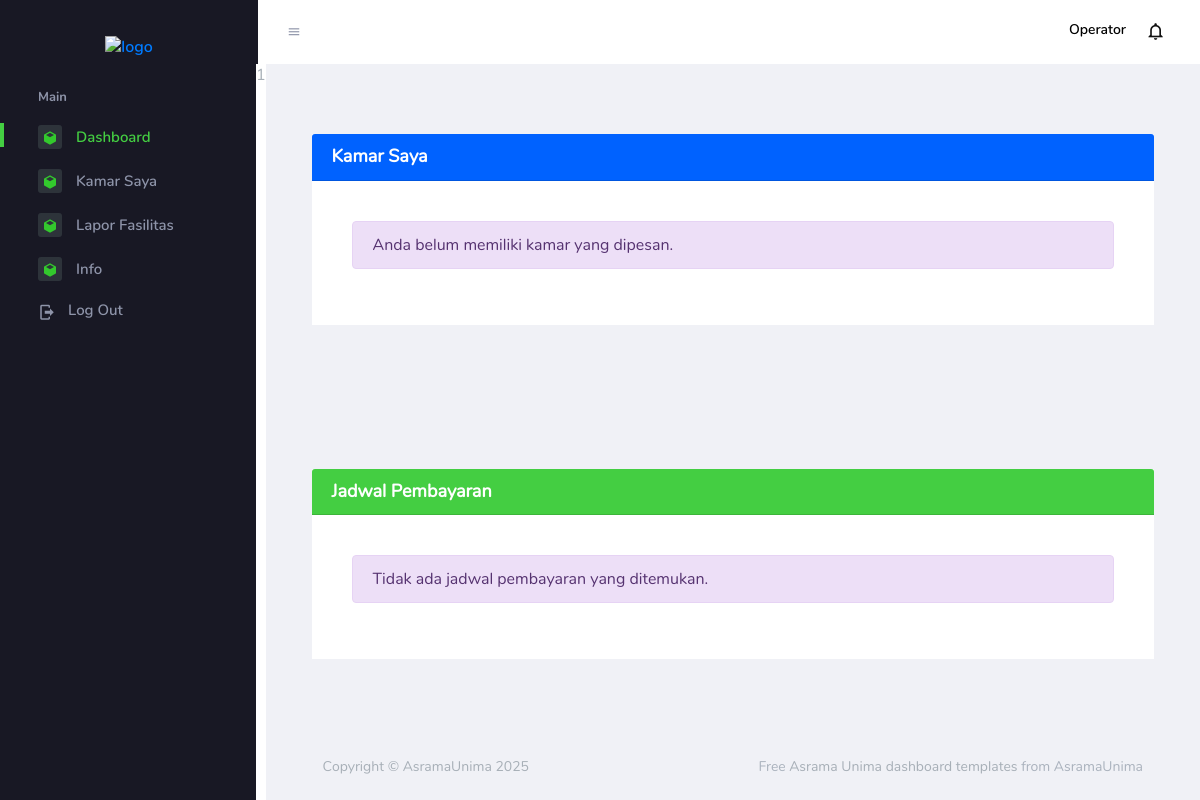
Page /mahasiswa/index.php?q=kamar-saya (signed in) on the earlier database version.
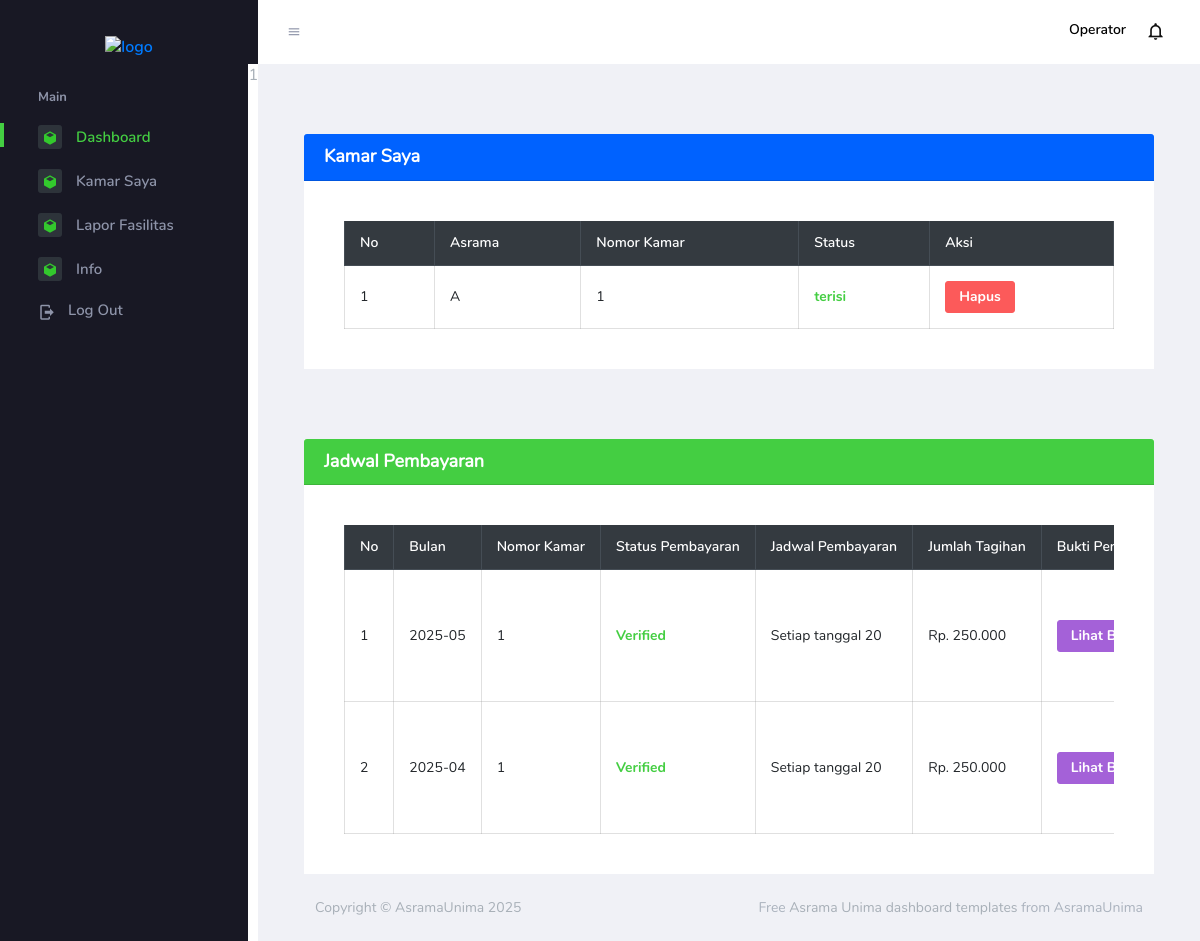
Same page on the later database version.
### tables this page shows
CREATE TABLE IF NOT EXISTS `kamar` (
  `id` int NOT NULL AUTO_INCREMENT,
  `asrama_id` int NOT NULL,
  `nomor_kamar` varchar(10) NOT NULL,
  `status` enum('kosong','terisi','belum bayar') DEFAULT 'kosong',
  `mahasiswa_id` int DEFAULT NULL,
  `kapasitas` int NOT NULL DEFAULT '1',
  `fasilitas` text,
  PRIMARY KEY (`id`),
  KEY `mahasiswa_id` (`mahasiswa_id`),
  KEY `kamar_ibfk_1` (`asrama_id`),
  CONSTRAINT `kamar_ibfk_1` FOREIGN KEY (`asrama_id`) REFERENCES `asrama` (`id`) ON DELETE CASCADE,
  CONSTRAINT `kamar_ibfk_2` FOREIGN KEY (`mahasiswa_id`) REFERENCES `users` (`id`) ON DELETE SET NULL
);

CREATE TABLE IF NOT EXISTS `asrama` (
  `id` int NOT NULL AUTO_INCREMENT,
  `nama` varchar(50) NOT NULL,
  `created_at` timestamp NULL DEFAULT CURRENT_TIMESTAMP,
  `kapasitas` varchar(50) DEFAULT NULL,
  PRIMARY KEY (`id`),
  UNIQUE KEY `nama` (`nama`)
);

CREATE TABLE IF NOT EXISTS `pembayaran` (
  `id` int NOT NULL AUTO_INCREMENT,
  `mahasiswa_id` int NOT NULL,
  `kamar_id` int NOT NULL,
  `bulan` varchar(10) NOT NULL,
  `jumlah` decimal(10,2) NOT NULL DEFAULT '400000.00',
  `status` enum('pending','verified','rejected') DEFAULT 'pending',
  `bukti_pembayaran` text,
  `created_at` timestamp NULL DEFAULT CURRENT_TIMESTAMP,
  `updated_at` timestamp NULL DEFAULT CURRENT_TIMESTAMP ON UPDATE CURRENT_TIMESTAMP,
  `password` varchar(50) DEFAULT NULL,
  PRIMARY KEY (`id`),
  KEY `mahasiswa_id` (`mahasiswa_id`),
  KEY `kamar_id` (`kamar_id`),
  CONSTRAINT `pembayaran_ibfk_1` FOREIGN KEY (`mahasiswa_id`) REFERENCES `users` (`id`),
  CONSTRAINT `pembayaran_ibfk_2` FOREIGN KEY (`kamar_id`) REFERENCES `kamar` (`id`)
);

### mahasiswa/partials/topbar.php (called while the page is built, shortened)
<?php
include '../conf/config.php';
$mahasiswa_id = $_SESSION['user_id'];
$stmtCount = $conn->prepare("SELECT COUNT(*) as total FROM notifikasi WHERE user_id = ? AND status = 'belum_dibaca'");
$stmtCount->bind_param("i", $mahasiswa_id);
$stmtCount->execute();
$countData = $stmtCount->get_result()->fetch_assoc();
?>

### mahasiswa/pages/kamar-saya/index.php (the view, shortened to what the changed rows need)
<?php
include '../conf/conf.php';
$idMhs = $_SESSION['user_id'];
$queryKamarUlang = "SELECT k.id, k.nomor_kamar, a.nama as asrama_nama, k.status
                    FROM pemesanan_kamar pk
                    JOIN kamar k ON pk.kamar_id = k.id
                    JOIN asrama a ON k.asrama_id = a.id
                    WHERE pk.mahasiswa_id = ?";
$stmtKamarUlang = $conn->prepare($queryKamarUlang);
$stmtKamarUlang->bind_param("i", $idMhs);
$stmtKamarUlang->execute();
$resultKamarUlang = $stmtKamarUlang->get_result();
$queryPembayaran = "SELECT pembayaran.*, kamar.nomor_kamar
                    FROM pembayaran
                    JOIN kamar ON pembayaran.kamar_id = kamar.id
                    WHERE pembayaran.mahasiswa_id = ?
                    ORDER BY pembayaran.bulan DESC";
$stmtPembayaran = $conn->prepare($queryPembayaran);
$stmtPembayaran->bind_param("i", $idMhs);
$stmtPembayaran->execute();
$resultPembayaran = $stmtPembayaran->get_result();
?>
<div class="main-panel">
    <div class="content-wrapper">
        <div class="card mt-4">
            <div class="card">
                <div class="card-body">
                    <div class="table-responsive">
                        <?php if ($resultKamarUlang->num_rows > 0): ?>
                        <table class="table table-bordered">
                            <thead class="thead-dark">
                                <tr>
                                    <th>No</th>
                                    <th>Asrama</th>
                                    <th>Nomor Kamar</th>
                                    <th>Status</th>
                                    <th>Aksi</th>
                                </tr>
                            </thead>
                            <tbody>
                                <?php
                $no = 1;
                while ($row = $resultKamarUlang->fetch_assoc()):
                    $statusClass = ($row['status'] == 'terisi') ? 'text-success' : 'text-warning';
                ?>
                                <tr>
                                    <td><?= $no ?></td>
                                    <td><?= htmlspecialchars($row['asrama_nama']) ?></td>
                                    <td><?= htmlspecialchars($row['nomor_kamar']) ?></td>
                                    <td class="<?= $statusClass ?> font-weight-bold">
                                        <?= htmlspecialchars($row['status']) ?>
                                    </td>
                                    <td>
                                        <a href="?q=kamar-saya-hapus&id=<?= htmlspecialchars($row['id']) ?>&kamarId=<?= htmlspecialchars($row['id']) ?>"
                                            class="btn btn-danger btn-sm"
                                            onclick="return confirm('Yakin ingin menghapus?')">Hapus</a>
                                    </td>
                                </tr>
                                <?php
                    $no++;
                endwhile;
                ?>
                            </tbody>
                        </table>
                        <?php else: ?>
                        <div class="alert alert-info">Anda belum memiliki kamar yang dipesan.</div>
                        <?php endif; ?>
                    </div>
                </div>
            </div>
        </div>
    </div>
    <div class="content-wrapper">
        <div class="card mt-4">
            <div class="card-body">
                <div class="table-responsive">
                    <?php if ($resultPembayaran->num_rows > 0): ?>
                    <table class="table table-bordered">
                        <thead class="thead-dark">
                            <tr>
                                <th>No</th>
                                <th>Bulan</th>
                                <th>Nomor Kamar</th>
                                <th>Status Pembayaran</th>
                                <th>Jadwal Pembayaran</th>
                                <th>Jumlah Tagihan</th>
                                <th>Bukti Pembayaran</th>
                            </tr>
                        </thead>
                        <tbody>
                            <?php
                $no = 1;
                while ($row = $resultPembayaran->fetch_assoc()):
                    $statusClass = ($row['status'] == 'verified') ? 'text-success' : 'text-danger';
                    $bukti_pembayaran = $row['bukti_pembayaran']
                        ? "<a href='uploads/" . htmlspecialchars($row['bukti_pembayaran']) . "' target='_blank' class='btn btn-sm btn-info'>Lihat Bukti</a>"
                        : "<span class='text-muted'>Belum Upload</span>";
                ?>
                            <tr>
                                <td><?= $no ?></td>
                                <td><?= htmlspecialchars($row['bulan']) ?></td>
                                <td><?= htmlspecialchars($row['nomor_kamar']) ?></td>
                                <td class="<?= $statusClass ?> font-weight-bold">
                                    <?= ucfirst(htmlspecialchars($row['status'])) ?>
                                </td>
                                <td>Setiap tanggal 20</td>
                                <td>Rp. 250.000</td>
                                <td><?= $bukti_pembayaran ?></td>
                            </tr>
                            <?php
                    $no++;
                endwhile;
                ?>
                        </tbody>
                    </table>
                    <?php else: ?>
                    <div class="alert alert-info">Tidak ada jadwal pembayaran yang ditemukan.</div>
                    <?php endif; ?>
                </div>
            </div>
        </div>
    </div>
</div>

Differences in the rows shown:
added kamar: asrama.nama "A", nomor_kamar "1", status "terisi"
added pembayaran: bulan "2025-05", kamar.nomor_kamar "1", status "Verified"
added pembayaran: bulan "2025-04", kamar.nomor_kamar "1", status "Verified"
Other differences:
text no longer shown: "Anda belum memiliki kamar yang dipesan. Tidak ada jadwal pembayaran yang ditemukan."
text now shown: "No Asrama Nomor Kamar Status Aksi No Bulan Nomor Kamar Status Pembayaran Jadwal Pembayaran Jumlah Tagihan Bukti…"
